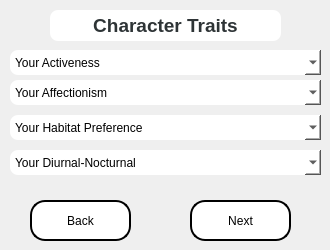
        <widget class="QWidget" name="attributesPage">
         <widget class="QComboBox" name="clientActivenessField">
          <property name="geometry">
           <rect>
            <x>10</x>
            <y>50</y>
            <width>311</width>
            <height>25</height>
           </rect>
          </property>
          <property name="styleSheet">
           <string notr="true">#clientActivenessField{

	border-radius:8px;
	background:white;
}</string>
          </property>
          <item>
           <property name="text">
            <string>Your Activeness</string>
           </property>
          </item>
          <item>
           <property name="text">
            <string>1 (Barely Active)</string>
           </property>
          </item>
          <item>
           <property name="text">
            <string>2 (Somewhat Active)</string>
           </property>
          </item>
          <item>
           <property name="text">
            <string>3 (Moderately Active)</string>
           </property>
          </item>
          <item>
           <property name="text">
            <string>4 (Active)</string>
           </property>
          </item>
          <item>
           <property name="text">
            <string>5 (Very Active)</string>
           </property>
          </item>
         </widget>
         <widget class="QComboBox" name="clientAffectionismField">
          <property name="geometry">
           <rect>
            <x>10</x>
            <y>80</y>
            <width>311</width>
            <height>25</height>
           </rect>
          </property>
          <property name="styleSheet">
           <string notr="true">#clientAffectionismField{

	border-radius:8px;
	background:white;
}</string>
          </property>
          <item>
           <property name="text">
            <string>Your Affectionism</string>
           </property>
          </item>
          <item>
           <property name="text">
            <string>1 (Barely Affectionate)</string>
           </property>
          </item>
          <item>
           <property name="text">
            <string>2 (Somewhat Affectionate)</string>
           </property>
          </item>
          <item>
           <property name="text">
            <string>3 (Moderately Affectionate)</string>
           </property>
          </item>
          <item>
           <property name="text">
            <string>4 (Affectionate)</string>
           </property>
          </item>
          <item>
           <property name="text">
            <string>5 (Very Affectionate)</string>
           </property>
          </item>
         </widget>
         <widget class="QComboBox" name="clientHabitatPreferenceField">
          <property name="geometry">
           <rect>
            <x>10</x>
            <y>115</y>
            <width>311</width>
            <height>25</height>
           </rect>
          </property>
          <property name="styleSheet">
           <string notr="true">#clientHabitatPreferenceField{

	border-radius:8px;
	background:white;
}</string>
          </property>
          <item>
           <property name="text">
            <string>Your Habitat Preference</string>
           </property>
          </item>
          <item>
           <property name="text">
            <string>1 (Cold)</string>
           </property>
          </item>
          <item>
           <property name="text">
            <string>2 (Cool)</string>
           </property>
          </item>
          <item>
           <property name="text">
            <string>3 (Mild)</string>
           </property>
          </item>
          <item>
           <property name="text">
            <string>4 (Warm)</string>
           </property>
          </item>
          <item>
           <property name="text">
            <string>5 (Hot)</string>
           </property>
          </item>
         </widget>
         <widget class="QComboBox" name="clientDiurnalField">
          <property name="geometry">
           <rect>
            <x>10</x>
            <y>150</y>
            <width>311</width>
            <height>25</height>
           </rect>
          </property>
          <property name="styleSheet">
           <string notr="true">#clientDiurnalField{

	border-radius:8px;
	background:white;
}</string>
          </property>
          <item>
           <property name="text">
            <string>Your Diurnal-Nocturnal</string>
           </property>
          </item>
          <item>
           <property name="text">
            <string>1 (Barely Nocturnal)</string>
           </property>
          </item>
          <item>
           <property name="text">
            <string>2 (Somewhat Nocturnal)</string>
           </property>
          </item>
          <item>
           <property name="text">
            <string>3 (Moderately Nocturnal)</string>
           </property>
          </item>
          <item>
           <property name="text">
            <string>4 (Nocturnal)</string>
           </property>
          </item>
          <item>
           <property name="text">
            <string>5 (Very Nocturnal)</string>
           </property>
          </item>
         </widget>
         <widget class="QTextEdit" name="clientTraitsTitleLabel">
          <property name="enabled">
           <bool>false</bool>
          </property>
          <property name="geometry">
           <rect>
            <x>50</x>
            <y>10</y>
            <width>231</width>
            <height>31</height>
           </rect>
          </property>
          <property name="styleSheet">
           <string notr="true">#clientTraitsTitleLabel{

	background: white;
	border:none;
	border-radius: 8px;

}</string>
          </property>
          <property name="html">
           <string>&lt;!DOCTYPE HTML PUBLIC &quot;-//W3C//DTD HTML 4.0//EN&quot; &quot;http://www.w3.org/TR/REC-html40/strict.dtd&quot;&gt;
&lt;html&gt;&lt;head&gt;&lt;meta name=&quot;qrichtext&quot; content=&quot;1&quot; /&gt;&lt;style type=&quot;text/css&quot;&gt;
p, li { white-space: pre-wrap; }
&lt;/style&gt;&lt;/head&gt;&lt;body style=&quot; font-family:'Sans'; font-size:10pt; font-weight:400; font-style:normal;&quot;&gt;
&lt;p align=&quot;center&quot; style=&quot; margin-top:0px; margin-bottom:0px; margin-left:0px; margin-right:0px; -qt-block-indent:0; text-indent:0px;&quot;&gt;&lt;span style=&quot; font-size:14pt; font-weight:600; color:#2e3436;&quot;&gt;Character Traits&lt;/span&gt;&lt;/p&gt;&lt;/body&gt;&lt;/html&gt;</string>
          </property>
         </widget>
         <widget class="QPushButton" name="backInfoBtn">
          <property name="geometry">
           <rect>
            <x>30</x>
            <y>200</y>
            <width>101</width>
            <height>41</height>
           </rect>
          </property>
          <property name="styleSheet">
           <string notr="true">#backInfoBtn{
	background: white;
	border-radius: 15px;
	border: 2px solid black;



}

#backInfoBtn:hover{
	background: #fab1a0

}

</string>
          </property>
          <property name="text">
           <string>Back</string>
          </property>
         </widget>
         <widget class="QPushButton" name="nextToClientNonPhysPreBtn">
          <property name="geometry">
           <rect>
            <x>190</x>
            <y>200</y>
            <width>101</width>
            <height>41</height>
           </rect>
          </property>
          <property name="styleSheet">
           <string notr="true">#nextToClientNonPhysPreBtn{
	background: white;
	border-radius: 15px;
	border: 2px solid black;



}

#nextToClientNonPhysPreBtn:hover{
	background: #fab1a0

}

</string>
          </property>
          <property name="text">
           <string>Next</string>
          </property>
         </widget>
        </widget>
